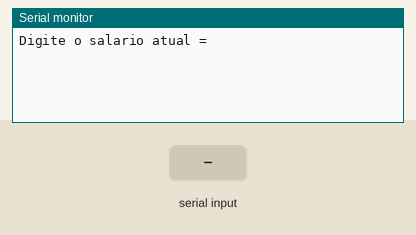
Simulated run of this sketch. Board: Arduino Uno, built with avr-gcc and run on an emulated ATmega328P. On the bench: the last lines printed to the serial monitor. Inputs (shaded band) come from the test bench.

Above: at 1.2 s.
1.3 s: "90,45\n" received over Serial
At 2.1 s:
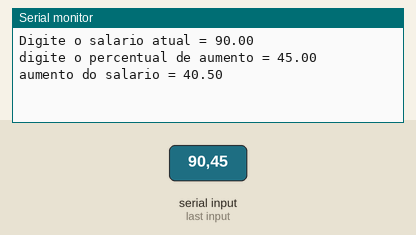
2.8 s: "30,150\n" received over Serial
At 3.6 s:
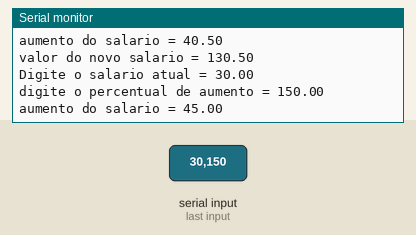

The sketch:

Exercicio_2.ino
```cpp
//declaração das variaveis
float sal, perc, aumento, novosal;

void setup() {
  Serial.begin(9600);
}

void loop() {
  Serial.print("Digite o salario atual = ");
  while (Serial.available() == 0) {
  }
  sal = Serial.parseFloat();
  Serial.println(sal);


  Serial.print("digite o percentual de aumento = ");
  while (Serial.available() == 0) {
  }
  perc = Serial.parseFloat();
  Serial.println(perc);

  aumento = sal * (perc / 100);
  Serial.print("aumento do salario = ");
  Serial.println(aumento);
  delay(1000);

  novosal = sal + aumento;
  Serial.print("valor do novo salario = ");
  Serial.println(novosal);
}
```

Measured:
- after the input at 1.3 s, the serial monitor: prints a new line at once (image 1)
- after the input at 2.8 s, the serial monitor: prints a new line at once (image 2)
